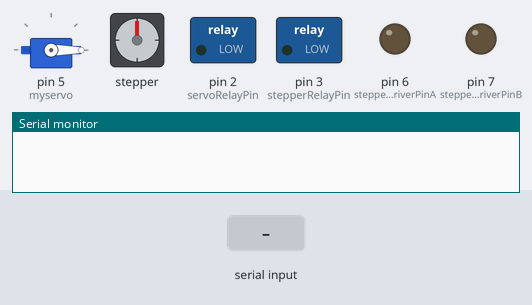
The sketch below on a simulated Arduino Uno, built with avr-gcc and run on an emulated ATmega328P. On the bench: servo, stepper motor, switched loads named in the sketch (green lamp = pin HIGH), output pins drawn as LEDs (lit = HIGH), the last lines printed to the serial monitor. The inputs (shaded band) are chosen by the test bench. Stepper angles assume 200 steps per turn.

Above: at 1.2 s.
1.3 s: "90,45\n" received over Serial
At 2.0 s:
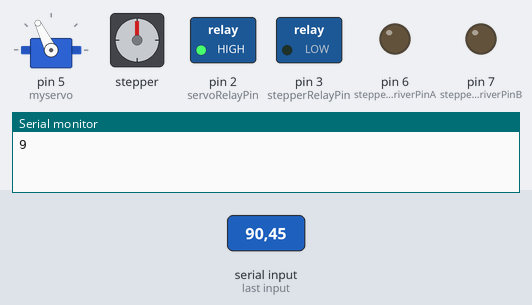
At 2.6 s:
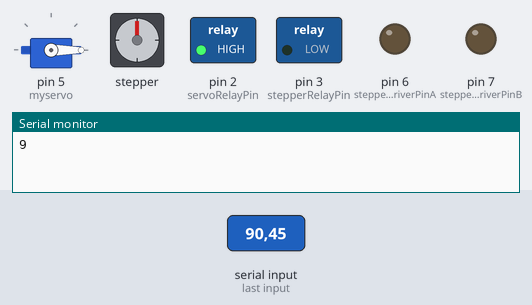
4.3 s: "90\n" received over Serial
At 4.7 s:
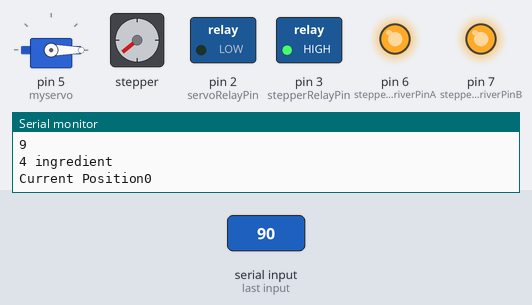
7.3 s: "30,150\n" received over Serial
Timing chart, 0 to 21.0 s (numbered marks = the images above; inputs shaded):
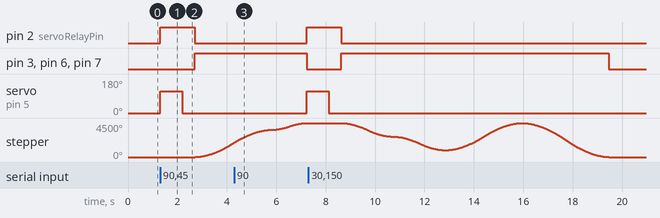

The sketch:

MixinsArduino17.ino
```cpp
#include <AccelStepper.h>
#include <Servo.h>

const int stepsPerRevolution = 200;  // change this to fit the number of steps per revolution
// for your motor

 int steps = 489;
// initialize the stepper library on pins 8 through 11:
AccelStepper myStepper(AccelStepper::FULL4WIRE,8,9,10,11,true);

int lastIngredient = 0;

boolean backstep = false;

int incomingByte;

boolean moveServo = false;

Servo myservo;

const int servoRelayPin = 2;
const int stepperRelayPin = 3;
const int stepperEnableDriverPinA = 6;
const int stepperEnableDriverPinB = 7;

long stepperCurrentPosition = 0;

void setup() {
  myservo.attach(5,1000,2000);
  myservo.writeMicroseconds(1000);

  myStepper.setMaxSpeed(5000);
  myStepper.setAcceleration(1000);

  // initialize the serial port:
  Serial.begin(9600);

  // initialize pins as OUTPUT
  //pinMode(stepperEnableDriverPin,OUTPUT);
  pinMode(stepperEnableDriverPinA,OUTPUT);
  pinMode(stepperEnableDriverPinB,OUTPUT);
  pinMode(servoRelayPin,OUTPUT);
  pinMode(stepperRelayPin,OUTPUT);
  digitalWrite(stepperRelayPin,LOW);


}

void loop() {

  /*for(i;i<orderSize;i++)
  {
    digitalWrite(13,HIGH);
    linearTravelStart(order[i],i);
   // End of For Loop
  }*/

  if(Serial.available() > 0) // if the data came
  {
    incomingByte = Serial.read() - 48; //read single byte from serial buffer

    String tempString = String(incomingByte);
    if(Constraint(incomingByte,0,7) == true) // constraint for bottle
    {
      //digitalWrite(6,HIGH);
      digitalWrite(stepperRelayPin,HIGH);
      digitalWrite(stepperEnableDriverPinA,HIGH);
      digitalWrite(stepperEnableDriverPinB,HIGH);
      //digitalWrite(stepperEnableDriverPin,HIGH);
      //stepperEnable_Disable();
      tempString.concat(" ingredient");
      Serial.println(tempString);
      //linearTravelStart(incomingByte);


      //myStepper.moveTo(500);
      //while (myStepper.currentPosition() != 300) // Full speed up to 300
      Serial.print("Current Position");
      Serial.println(myStepper.currentPosition());

      if(lastIngredient < incomingByte)
      {
        if(lastIngredient == 0)
          myStepper.runToNewPosition(myStepper.currentPosition() + (incomingByte * 500));
        else
       {
          myStepper.runToNewPosition(myStepper.currentPosition() + ((incomingByte - lastIngredient) * 500));
          Serial.println("lastIngredient < incomingByte else");
       }
      }
      else
      {
         Serial.print("lastIngredient > incomingByte");
        myStepper.runToNewPosition(incomingByte * 500);
        //Serial.println("lastIngredient > incomingByte");
        //Serial.println(-myStepper.currentPosition() + ((incomingByte - lastIngredient) * 500));
      }
      myStepper.stop(); // Stop as fast as possible: sets new target
      //Serial.print("Last Ingredient : ");
      //Serial.println(lastIngredient);
      lastIngredient = incomingByte;
      //stepperCurrentPosition = myStepper.currentPosition();
      //myStepper.runToPosition();
       /*myStepper.runToNewPosition(0);
    myStepper.runToNewPosition(500);
    myStepper.runToNewPosition(100);
    myStepper.runToNewPosition(120);*/
      digitalWrite(stepperRelayPin,LOW);
      digitalWrite(stepperEnableDriverPinA,LOW);
      digitalWrite(stepperEnableDriverPinB,LOW);
    }
    else if(Constraint(incomingByte,0,100) == true) // constraint for ml
    {
          //stepperEnable_Disable();//turns off the stepper driver when it is already enabled
         // servoEnable_Disable(); // turns on servo motor
         digitalWrite(stepperRelayPin,LOW);
         digitalWrite(stepperEnableDriverPinA,LOW);
         digitalWrite(stepperEnableDriverPinB,LOW);
         digitalWrite(servoRelayPin,HIGH);
         Serial.println(incomingByte);
         int mlToPush = incomingByte;
         if(mlToPush / 25 != 0)
         {
           //Serial.println(mlToPush);
           int temp = mlToPush / 25;
           for(int i = 0; i<temp ; i++)
           {
             int push = map(25,0,25,0,3500);
             myservo.write(116);
             //Serial.println(push);
             delay(push);
             myservo.writeMicroseconds(1000);
             mlToPush = mlToPush - 25;
             delay(2000);
           }

         }
         if(mlToPush != 0)
         {
             //Serial.println("mlToPush != 0");
             //Serial.println(mlToPush);
             int push = map(mlToPush,0,24,0,2400);
             myservo.write(116);
             //Serial.println(push);
             delay(push);
             myservo.writeMicroseconds(1000);
             delay(500);
         }
         digitalWrite(servoRelayPin,LOW);
          //Serial.println(incomingByte);
         // servoEnable_Disable();//turns off servo motor if it is already enabled
    }

  }
  if(lastIngredient != 0 && Serial.available() <= 0)
  {
      digitalWrite(stepperRelayPin,HIGH);
      //digitalWrite(stepperEnableDriverPin,LOW);
    digitalWrite(stepperEnableDriverPinA,HIGH);
    digitalWrite(stepperEnableDriverPinB,HIGH);

    //Serial.println("SERIAL EMPTY");
    //Serial.print("CURRENT POS : ");
      //Serial.println(stepperCurrentPosition - (500 * 4));
      myStepper.runToNewPosition(0);
      myStepper.stop();

   /* for(int counter = 0; counter <(lastIngredient*4) - 3; counter ++)
    {
      digitalWrite(stepperRelayPin,HIGH);
      digitalWrite(stepperEnableDriverPinA,HIGH);
      digitalWrite(stepperEnableDriverPinB,HIGH);
      //Serial.println((lastIngredient*4) - 3);
      Serial.print("last Ingredient");
      Serial.println(lastIngredient);
       myStepper.step(-((steps/2/2)+6));
       // myStepper.step(-(steps/2));
    }*/


    // Reset
    lastIngredient = 0;
    digitalWrite(stepperRelayPin,LOW);
      //digitalWrite(stepperEnableDriverPin,LOW);
    digitalWrite(stepperEnableDriverPinA,LOW);
    digitalWrite(stepperEnableDriverPinB,LOW);
    digitalWrite(8,LOW);
    digitalWrite(9,LOW);
    digitalWrite(10,LOW);
    digitalWrite(11,LOW);
  }
    /*int counter = 0, tempPos = 0,backtobase = lastIngredient - incomingByte;
    backtobase = backtobase < 0 ? backtobase * (-1) : backtobase;
    Serial.print("back to base");
    Serial.println(backtobase);
    if(backtobase != 0 ){
    while(tempPos < 6)
    {
      digitalWrite(stepperRelayPin,HIGH);
      //digitalWrite(stepperEnableDriverPin,HIGH);
    digitalWrite(stepperEnableDriverPinA,HIGH);
    digitalWrite(stepperEnableDriverPinB,HIGH);
      myStepper.step(-(steps/2/2));

        tempPos++;

    }


   // stepperEnable_Disable();
  } */
  // End of main
}

int rotateComputation(int bottle)
{
  int looper = 0;

  if(lastIngredient == 0)
    looper = bottle;

  else
  {
     if(backstep == true)
        looper = lastIngredient - bottle;
     else
        looper = bottle - lastIngredient;
  }

  backstep = lastIngredient > bottle ? true : false;

  looper = looper < 0 ? looper * (-1) : looper;
  //Serial.println(looper);
  return looper;
}

/*void linearTravelStart(int bottle)
{
    int count = 0, pos = 0, linearTravel = rotateComputation(bottle);
    boolean back = false;
   /* Serial.print("\nBACKSTEP? ");
    Serial.println(backstep);
    Serial.println();
    Serial.print("NEW loop: ");
    Serial.println(linearTravel);
    //Serial.println(backstep);
   // Serial.println(lastIngredient);


    while( count < 2 && pos < linearTravel)
    {
      if(backstep == true)
      {
          //myStepper.step(-(steps/2));
          //if(back == true){
            steps = steps + 1;
            //back = false;
          //}

          myStepper.step(-(steps/2));

      }
      else
      {
        if(lastIngredient == 0 && pos == 0)
        {
          //steps = steps + 1;
          //if(bottle == 0)
           myStepper.step((steps/2)/2);
          //else
           //myStepper.step(((steps/2)/2) - 2);
        }

        else
        {
         // if(back == false){
            // steps = steps + 1;
            //back = true;
          //}

          myStepper.step(steps/2);
        }
           //Serial.println("nakasud");
      }

      count++;
      if(count == 2)
      {
        count = 0;

        //Serial.print("NEW position: ");
        //Serial.println(pos);
        pos++;
      }
      delayMicroseconds(200);

    }

    lastIngredient = bottle;
   // backstep = false;


    // Checks if it is on last bottle
    // If it is, it returns to starting point
    //if(bottleCursor == orderSize - 1)
   // {

    //}
}*/

boolean Constraint(int value, int lowerlimit, int upperlimit)
{
  if(value > lowerlimit && value < upperlimit)
    return true;

    return false;
}

/*void stepperEnable_Disable()
{
  int val = digitalRead(stepperRelayPin);

  if(val == HIGH)
  {
    digitalWrite(stepperRelayPin,LOW);
    digitalWrite(stepperEnableDriverPin,LOW);

  }
  else
  {
      digitalWrite(stepperRelayPin,HIGH);
      digitalWrite(stepperEnableDriverPin,HIGH);
  }

}

void servoEnable_Disable()
{
  int valServo = digitalRead(servoRelayPin);

  if(valServo == HIGH)
     digitalWrite(servoRelayPin,LOW);
  else
     digitalWrite(servoRelayPin,HIGH);
}*/
```

Measured:
- after the input at 1.3 s, pin 2 (servoRelayPin): LOW → HIGH at once, → LOW 1.4 s later; pin 3 (stepperRelayPin), pin 6 (stepperEnableDriverPinA), pin 7 (stepperEnableDriverPinB): LOW → HIGH after 1.4 s; servo on pin 5 (myservo): 0° → 116° at once, → 0° 0.90 s later; stepper: keeps turning clockwise at about 1207°/s, starting after 1.4 s
- after the input at 4.3 s, pin 2 (servoRelayPin): LOW → HIGH after 2.9 s; pin 3 (stepperRelayPin), pin 6 (stepperEnableDriverPinA), pin 7 (stepperEnableDriverPinB): HIGH → LOW after 2.9 s; servo on pin 5 (myservo): 0° → 116° after 2.9 s
